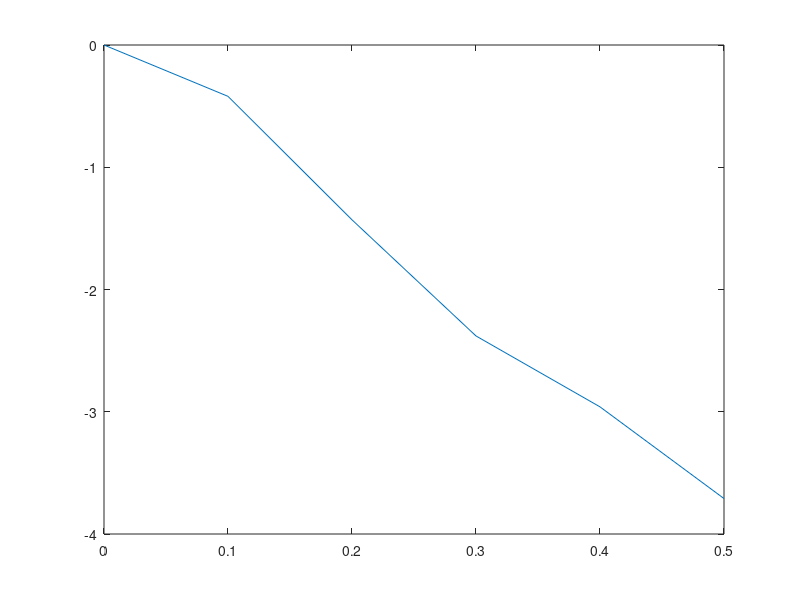

MATLAB code for this plot: (Note: this script raises an error after producing the figure.)
a=125.70547;
b=2637.28871;
c=94.97778;
d=6.37266;
maxium = b;
y=maxium/2;
x1=c+sqrt(-2*d^2*log((y-a)/(b-a)));
x2=c-sqrt(-2*d^2*log((y-a)/(b-a)));
d = abs(x1-x2)*0.65
% FWHM
% 34.5272,20.29166,11.0824,7.388,9.1904,16.399,25.424296

% voltage to angle 
x = [0,0.1,0.2,0.3,0.4,0.5];
angle = [0,-0.42,-1.43,-2.38,-2.96,-3.71];
plot(x,angle)
fit_x=fit(x',angle','linearinterp')

% figc galvox=-0.4074 glavoy=-0.169 
% figd galvox=-0.168 glavoy=-0.1848

a=22;
for i=1:5
   a=a+2;
end
a
%start pos is 9369.4
% end pos is 13649


